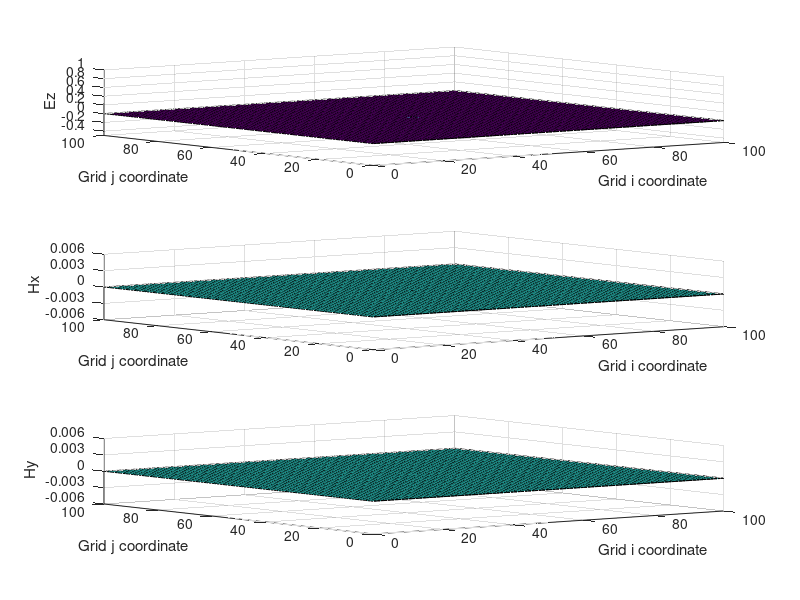

This chart was generated by the following MATLAB code: (Note: this script raises an error after producing the figure.)
Ez = zeros(2, 101, 101);
Hy = zeros(2, 101, 101);
Hx = zeros(2, 101, 101);

mio = 4e-7 * pi;
eo = 8.854e-12;

delt = 0;
deltstar = 0;

mi = 10;
delta = 3.5;

c = 1 / sqrt(mio * eo);

dx = 1;
dy = dx;
dt = dx / (c * sqrt(2));

x = 0:dx:100;

us = cat(2, exp((-1 / 2) * ((x - mi) / delta).^2) ./ (delta * sqrt( 2 * pi)), zeros(1, 10000));

us = us / max(us);
Ez(1, 50, 50) = us(1);

n = 2;

Ca = (1 - (delt * dt) / (2 * eo)) / (1 + (delt * dt) / (2 * eo));
Cb = (dt / (eo * dx)) / (1 + (delt * dt) / (2 * eo));

Da = (1 - (deltstar * dt) / (2 * mio)) / (1 + (deltstar * dt) / (2 * mio));
Db = (dt / (mio * dx)) / (1 + (deltstar * dt) / (2 * mio));

ax1 = subplot(3, 1, 1);
ax2 = subplot(3, 1, 2);
ax3 = subplot(3, 1, 3);

while 1
    
    for i=1:101
        for j=1:101
            if (i ~= 101)
                Hy(n, i, j) = Da * Hy(n - 1, i, j) + Db * (Ez(n - 1, i + 1, j) - Ez(n - 1, i, j));
            else
                Hy(n, i, j) = Hy(n, i - 1, j);
            end
        end
    end
    
    for i=1:101
        for j=1:101
            if (j ~= 101)
                Hx(n, i, j) = Da * Hx(n - 1, i, j) + Db * (Ez(n - 1, i, j) - Ez(n - 1, i, j + 1));
            else
                Hx(n, i, j) = Hx(n, i, j - 1);
            end
        end
    end
    
    for i=1:101
       for j=1:101
          if (i == 1 || j == 1 || i == 101 || j == 101)
              Ez(n, i, j) = 0;
          else
            Ez(n, i, j) = Ca * Ez(n - 1, i, j) + Cb * (Hy(n, i, j) - Hy(n, i - 1, j) + Hx(n, i, j - 1) - Hx(n, i, j));
          end
       end
    end
    
    Ez(n, 50, 50) = us(n);
    
    s1 = surf(ax1, x, x, reshape(Ez(n, :, :), 101, 101));
    s2 = surf(ax2, x, x, reshape(Hx(n, :, :), 101, 101));
    s3 = surf(ax3, x, x, reshape(Hy(n, :, :), 101, 101));
    
    xlabel(ax1, 'Grid i coordinate');
    ylabel(ax1, 'Grid j coordinate');
    zlabel(ax1, 'Ez');
    xlabel(ax2, 'Grid i coordinate');
    ylabel(ax2, 'Grid j coordinate');
    zlabel(ax2, 'Hx');
    xlabel(ax3, 'Grid i coordinate');
    ylabel(ax3, 'Grid j coordinate');
    zlabel(ax3, 'Hy');
    
    axis(ax1, [0 100 0 100 -.5 1])
    axis(ax2, [0 100 0 100 -6e-3 6e-3])
    axis(ax3, [0 100 0 100 -6e-3 6e-3])
    
    zticks(ax2, [-6e-3 -3e-3 0 3e-3 6e-3])
    zticks(ax3, [-6e-3 -3e-3 0 3e-3 6e-3])
    
    s1.EdgeColor = 'none';
    s1.FaceColor = '[0.3010 0.7450 0.9330]';
    s2.EdgeColor = 'none';
    s2.FaceColor = '[0.3010 0.7450 0.9330]';
    s3.EdgeColor = 'none';
    s3.FaceColor = '[0.3010 0.7450 0.9330]';
    
    light(ax1);
    light(ax2);
    light(ax3);
    
    pause(.01)

    n = n + 1;
    
    if (n == 120)
        pause(1);
        break;
    end
end

ax = zeros(1, 12);

for k = 1:12
    ax(k) = subplot(4, 3, k);
end

plot(ax(1), Ez(70, :, 50));
plot(ax(4), Ez(100, :, 50));
plot(ax(7), reshape(Ez(70, 50, :), 1, 101));
plot(ax(10), reshape(Ez(100, 50, :), 1, 101));

plot(ax(2), Hx(70, :, 50));
plot(ax(5), Hx(100, :, 50));
plot(ax(8), reshape(Hx(70, 50, :), 1, 101));
plot(ax(11), reshape(Hx(100, 50, :), 1, 101));

plot(ax(3), Hy(70, :, 50));
plot(ax(6), Hy(100, :, 50));
plot(ax(9), reshape(Hy(70, 50, :), 1, 101));
plot(ax(12), reshape(Hy(100, 50, :), 1, 101));

for k = 1:4
    axis(ax(1 + (k - 1) * 3), [0 100 -.15 .15])
    yticks(ax(1 + (k - 1) * 3), [-.15 -.1 -.05 0 .05 .1 .15])
    for j = 2:3
        axis(ax(j + (k - 1) * 3), [0 100 -6e-3 6e-3])
    end
end

title(ax(1), 'j = 50 n = 70')
title(ax(2), 'j = 50 n = 70')
title(ax(3), 'j = 50 n = 70')
title(ax(4), 'j = 50 n = 100')
title(ax(5), 'j = 50 n = 100')
title(ax(6), 'j = 50 n = 100')
title(ax(7), 'i = 50 n = 70')
title(ax(8), 'i = 50 n = 70')
title(ax(9), 'i = 50 n = 70')
title(ax(10), 'i = 50 n = 100')
title(ax(11), 'i = 50 n = 100')
title(ax(12), 'i = 50 n = 100')

xlabel(ax(1), 'Grid i coordinate');
ylabel(ax(1), 'Ez');
xlabel(ax(2), 'Grid i coordinate')
ylabel(ax(2), 'Hx');
xlabel(ax(3), 'Grid i coordinate');
ylabel(ax(3), 'Hy');
xlabel(ax(4), 'Grid i coordinate')
ylabel(ax(4), 'Ez');
xlabel(ax(5), 'Grid i coordinate');
ylabel(ax(5), 'Hx');
xlabel(ax(6), 'Grid i coordinate')
ylabel(ax(6), 'Hy');
xlabel(ax(7), 'Grid j coordinate');
ylabel(ax(7), 'Ez');
xlabel(ax(8), 'Grid j coordinate')
ylabel(ax(8), 'Hx');
xlabel(ax(9), 'Grid j coordinate');
ylabel(ax(9), 'Hy');
xlabel(ax(10), 'Grid j coordinate')
ylabel(ax(10), 'Ez');
xlabel(ax(11), 'Grid j coordinate');
ylabel(ax(11), 'Hx');
xlabel(ax(12), 'Grid j coordinate')
ylabel(ax(12), 'Hy');